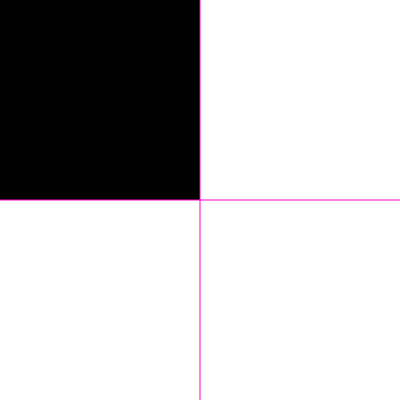
Frame 1 (no input)
Frame 60 (no input): identical to frame 1, image omitted
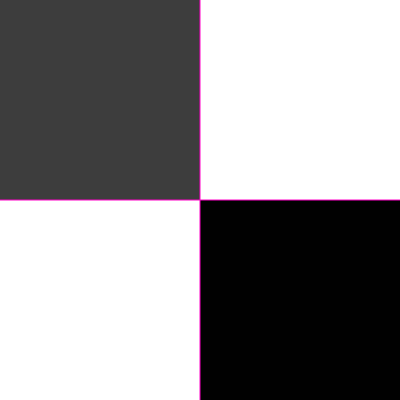
Frame 120 (the mouse pressed at the canvas centre since frame 60)

The p5.js sketch that drew these frames (run headless with seeded random() and noise() and a simulated clock; from frame 60 on, the mouse is pressed at the canvas centre):

// p5.js sketch
// ── sketch.js
// Start all rects except one as white
var bright0 = 255;
var bright1 = 255;
var bright2 = 255;
var bright3 = 255;

function setup() {
	createCanvas(400, 400);
}

function draw() {
	background(255);

	// Depending on mouse location, different rect set
	// to brightness 0

	if (mouseX < width/2 && mouseY < height/2) {
		bright0 = 0;
	} else if (mouseX > width/2 && mouseY < height/2) {
		bright1 = 0;
	} else if (mouseX < width/2 && mouseY > height/2) {
		bright2 = 0;
	} else {
		bright3 = 0;
	}

	  // All rectangles always fade to white
  	bright0 = bright0 + 1;
  	bright1 = bright1 + 1;
  	bright2 = bright2 + 1;
  	bright3 = bright3 + 1;

	bright0 = constrain(bright0, 0, 255);
	bright1 = constrain(bright1, 0, 255);
	bright2 = constrain(bright2, 0, 255);
	bright3 = constrain(bright3, 0, 255);

	// Fill color and draw each rectangle
	noStroke(); 
	fill(bright0);
	rect(0,0,width/2,height/2); 
	fill(bright1);
	rect(width/2,0,width/2,height/2); 
	fill(bright2);
	rect(0,height/2,width/2,height/2); 
	fill(bright3);
	rect(width/2,height/2,width/2,height/2); 

	// lines don't show up unless you put them at the bottom
	// divide into quads
	stroke(255, 0, 200);
	line(width/2, 0, width/2, height);
	line(0, height/2, width, height/2);
}
